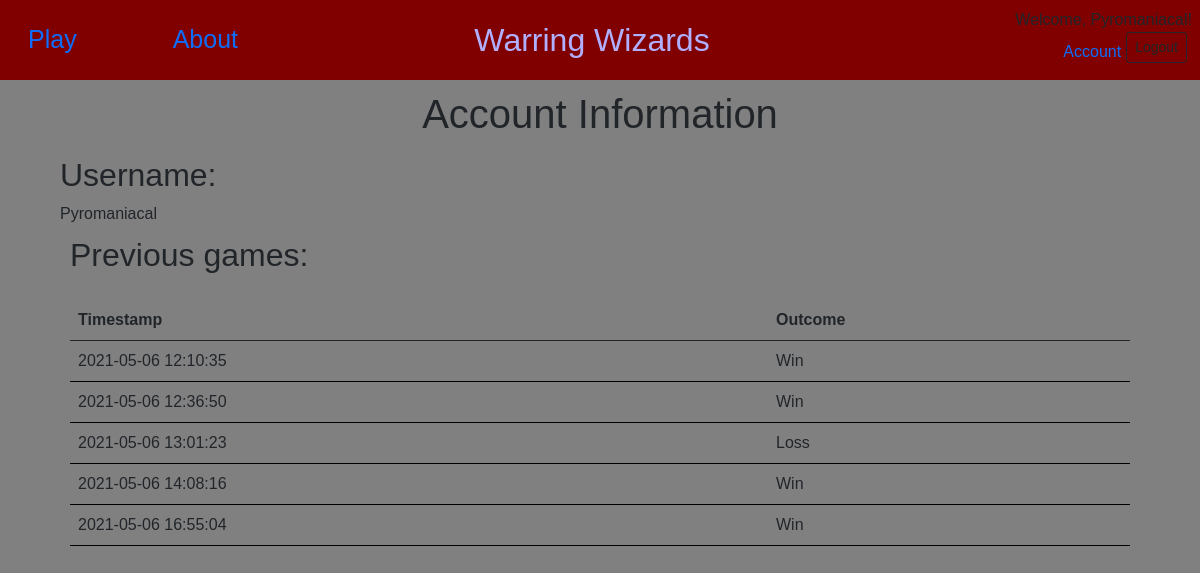
/account (signed in), run on an earlier commit of the app's database.
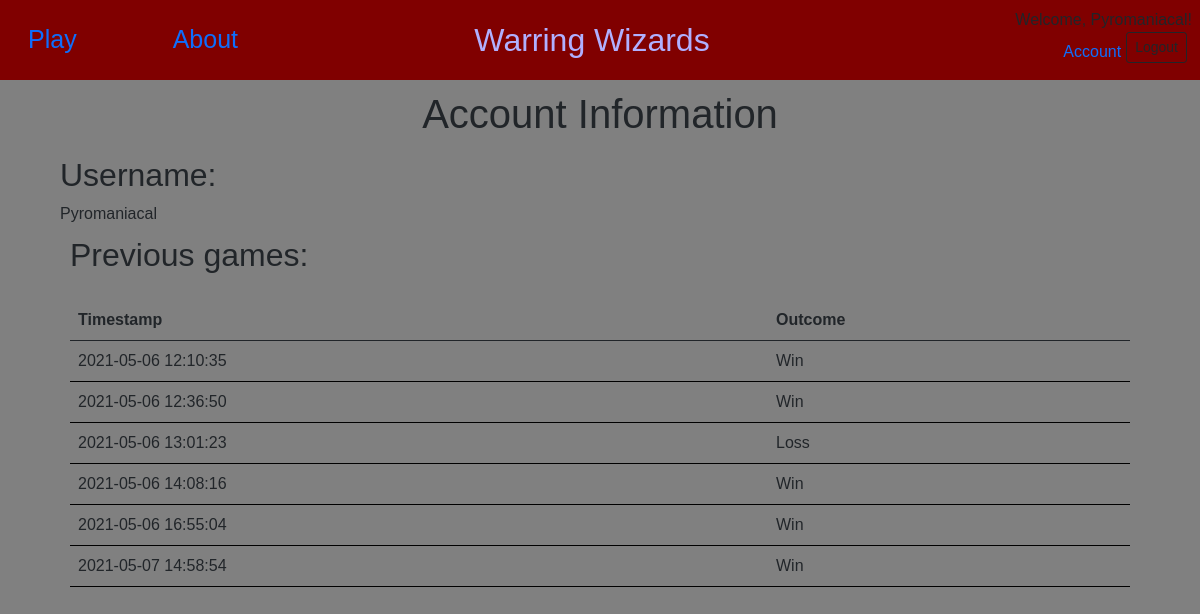
And on a later commit of the database.
### tables this page shows
CREATE TABLE users (id integer primary key autoincrement , username varchar(50), password_hash varchar(50), is_administrator INTEGER DEFAULT 0, can_create_games INTEGER DEFAULT 0);

CREATE TABLE players (
	id INTEGER PRIMARY KEY AUTOINCREMENT,
	user_id REAL,
	game_id REAL,
	hp REAL,
	max_hp REAL,
	heal REAL,
	armor REAL,
	attack REAL,
	income REAL,
	coins REAL,
	energy REAL,
	energy_increase REAL,
	energy_acceleration REAL,
    timestamp DATETIME DEFAULT CURRENT_TIMESTAMP, is_alive INTEGER DEFAULT 1, is_archived INTEGER DEFAULT 0,
	FOREIGN KEY (user_id)
		REFERENCES users (id),
	FOREIGN KEY (game_id)
		REFERENCES games(id)
);

CREATE TABLE games (
id INTEGER PRIMARY KEY AUTOINCREMENT,
timestamp DATETIME DEFAULT CURRENT_TIMESTAMP,
user_id INTEGER NOT NULL, can_join INTEGER, available_slots INTEGER DEFAULT 0, is_archived INTEGER DEFAULT 0, wait_time INTEGER DEFAULT 150,
FOREIGN KEY (user_id)
REFERENCES users (id)
);

### app.py (the view)
@app.route("/account", methods = ["GET"])
@login_required
def account():
    previous_games = get_previous_games(current_user)
    return render_template("account.html", previous_games = previous_games)

### app.py (called while the page is built)
@login_manager.user_loader
def load_user(user_id):
    return get_user_by_id(user_id, is_authenticated = True)

### static/database/repositories/GameRepository.py (called while the page is built)
def get_previous_games(user):
    return GameConnection().get_previous_games(user.get_id())

### static/database/repositories/UserRepository.py (called while the page is built)
def get_user_by_id(id, is_authenticated = False):
    user = User(id = id, is_authenticated = is_authenticated)
    if user.get_attributes_by_id():
        return user
    else:
        return None

### templates/account.html (shortened to what this page needs)
{% extends "layoutmainpages.html" %}
{% block body %}
    <h1>
        Account Information
    </h1>
    <div class="padded-section">
        <div>
            <h2>
                Username:
            </h2>
            <div>
                {{ current_user.get_username() }}
            </div>
        </div>
        <div class="padded-section">
            <h2>
                Previous games:
            </h2>
            <table class="table">
                <thead>
                    <tr>
                        <th scope="col">
                            Timestamp
                        </th>
                        <th scope="col">
                            Outcome
                        </th>
                    </tr>
                </thead>
                <tbody>
                {% for game in previous_games %}
                    <tr>
                        <td>
                            {{ game.timestamp }}
                        </td>
                        <td>
                            {% if game.is_alive %}
                                Win
                            {% else %}
                                Loss
                            {% endif %}
                        </td>
                    </tr>
                {% endfor %}
                </tbody>
            </table>
        </div>
    </div>
{% endblock %}

### templates/layoutmainpages.html (shortened to what this page needs)
{% extends "parentlayout.html" %}
{% block parent_body %}
    <body class="standard_body">
        <nav class="navbar top_bar">
            <div class="navbar-nav navbar-links navbar-section">
                <div class="navbar-nav navbar-link">
                    <a class="nav-link" href="/games">Play</a>
                </div>
                <div class="navbar-nav navbar-link">
                    <a class="nav-link" href="/about">About</a>
                </div>
            </div>
            <div class="nav navbar-nav navbar-brand navbar-center game_title nav-item">
                <a href="/">
                    Warring Wizards
                </a>
            </div>
            {% if current_user.is_authenticated == True %}
            <div class="nav navbar-nav ml-auto justify-content-end login_bar nav-item navbar-section">
                <div class="login-links">
                    <a class=" nav-link login-item" href="/account">Account</a>
                    <form action="/logout" class="login-item">
                        <input class="btn btn-outline-dark btn-sm" type="submit" value="Logout">
                    </form>
                </div>
            </div>
            {% endif %}
        </nav>
        <div class="standard_main_body">
            {% block body %}
            {% endblock %}
        </div>
    </body>
{% endblock %}

### templates/parentlayout.html (shortened to what this page needs)
<!DOCTYPE html>
<html lang="en">
    <head>
        <link href="https://cdn.jsdelivr.net/npm/bootstrap@5.0.0-beta3/dist/css/bootstrap.min.css" rel="stylesheet">
        <link href="{{ url_for('static', filename='css/styles.css') }}" rel="stylesheet">
    </head>
    {% block parent_body %}
    {% endblock %}
</html>

### static/css/styles.css (style rules this page uses)
h1 { text-align: center; }
table { margin-top: 25px; margin-bottom: 50px; }
tbody, td, tfoot, th, thead, tr { border-color: black; }
.standard_body { background-image: url('/static/parchmentbackgroundimage.jpg'); background-color: gray; font-family: Luminari, "Brush Script MT", sans-serif; margin-top: 0px; margin-left: 0px; margin-right: 0px; }
.standard_main_body { margin-top: 10px; margin-bottom: 10px; margin-left: 50px; margin-right: 50px; }
.top_bar { flex-wrap: nowrap; justify-content: space-between; padding-left: 8px; padding-right: 8px; position: sticky; top: 0; background-color: maroon; z-index: 0; }
.login_bar { text-align: right; }
.game_title { text-align: center; }
.game_title a, .game_title a:visited { font-size: xx-large; color: #B0B0FF; text-align: center; text-decoration: none; }
.padded-section { padding: 10px; }
.navbar-section { width: 250px; }
.navbar-links { display: flex; flex-direction: row; justify-content: space-between; }
.navbar-link { padding-left: 20px; padding-right: 20px; font-size: 25px; display: flex; }
.login-links { display: flex; flex-direction: row; justify-content: flex-end; }
.login-item { padding-left: 5px; padding-right: 5px; }

What changed in the data, as far as the page shows it:
added players: timestamp "2021-05-07 14:58:54", is_alive "Win"
